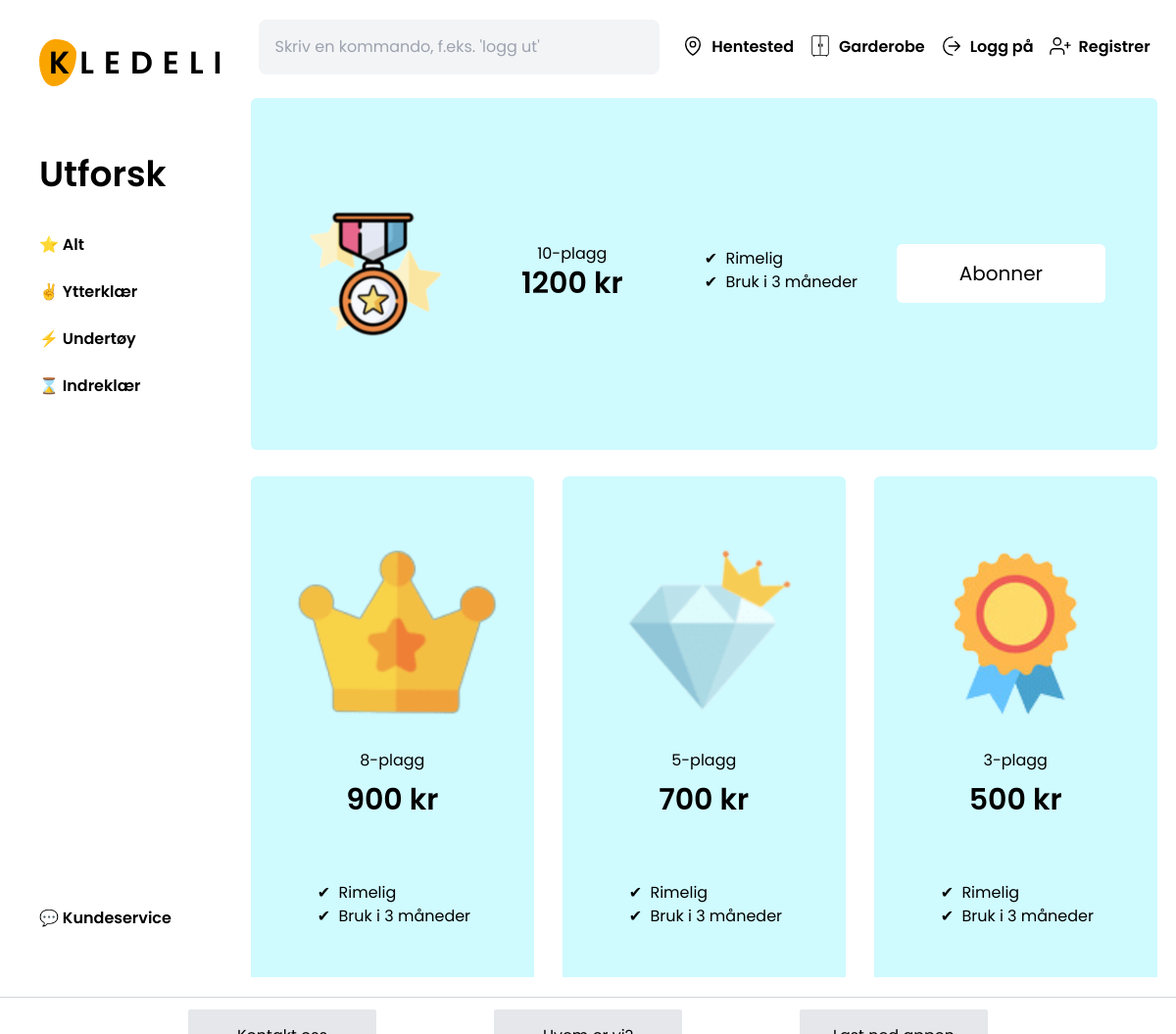
Page /pages/abonnement.php on the committed database.
### tables this page shows
CREATE TABLE IF NOT EXISTS Subscriptions (
  `id` int(11) NOT NULL AUTO_INCREMENT,
  `name` varchar(50) DEFAULT NULL,
  `price` int(11) DEFAULT NULL,
  `features` longtext DEFAULT NULL CHECK (json_valid(`features`)),
  `icon` varchar(100) DEFAULT NULL,
  `max_item` int(11) DEFAULT NULL,
  PRIMARY KEY (`id`)
);

### includes/functions.php (called while the page is built, shortened)
<?php
include_once $_SERVER['DOCUMENT_ROOT'] . '/config.php';
function getCookie($name)
{
    if (isset($_COOKIE[$name])) {
        return $_COOKIE[$name];
    } else {
        return null;
    }
}
function getUserDetailsByID($userID)
{
    global $sqlConnect;
    $sql = "SELECT * FROM Users WHERE id = '{$userID}'";
    $result = $sqlConnect->query($sql);
}
function getSubscriptions()
{
    global $sqlConnect;
    $sql = "SELECT * FROM Subscriptions ORDER BY id";
    $result = $sqlConnect->query($sql);
    if ($result->num_rows > 0) {
        return $result;
    }
}

### pages/abonnement.php (the view, shortened to what this page needs)
<?php
include_once $_SERVER['DOCUMENT_ROOT'] . '/style.php';
include_once $_SERVER['DOCUMENT_ROOT'] . '/config.php';
include_once $_SERVER['DOCUMENT_ROOT'] . '/includes/functions.php';
$userID = getCookie('userID');
$userDetails = getUserDetailsByID($userID);
?>
<!DOCTYPE html>
<html lang="nb">
<head>
</head>
<body class="w-full">
    <section class="main !block md:!flex">
        <?php include_once $_SERVER['DOCUMENT_ROOT'] . '/includes/sidebar.php'; ?>
        <section class="right-section !w-[95%] mx-auto">
            <?php include_once $_SERVER['DOCUMENT_ROOT'] . '/includes/header.php'; ?>
            <section class="body-section">
                <div class="max-h-max-content md:h-[85vh] gap-4 md:gap-[3%] justify-center items-center flex flex-col md:flex-row md:flex-wrap md:overflow-scroll mt-6">
                    <?php
                    $content = getSubscriptions();
                    if ($content) {
                        while ($result = $content->fetch_assoc()) {
                    ?>
                            <?php if ($result['id'] == 1) {
                                if ($userDetails['subscription_id'] == $result['id']) {
                            ?>
                                    <div id="main-sub-item" class="w-[95%] md:w-[96%] h-[350px] md:h-[40%] flex flex-col md:flex-row gap-4 rounded-md items-center justify-center bg-cyan-100 dark:bg-cyan-800 border-2 border-solid border-blue-800">
                                        <img src="<?php echo $result['icon'] ?>" alt="premium" class="h-[28%] md:h-[40%]">
                                        <div class="h-[18%] md:h[30%] md:w-[25%] flex flex-col md:gap-0 text-center md:items-center">
                                            <h2 class=""><?php echo $result['name'] ?></h2>
                                            <span class="text-3xl font-semibold"><?php echo $result['price'] ?> kr</span>
                                        </div>
                                        <ul class="h-[15%] list-none p-0 sub-items-ul">
                                            <?php foreach (json_decode($result['features']) as $feature) { ?>
                                                <li><?php echo $feature ?></li>
                                            <?php } ?>
                                            <li hidden>High Quality</li>
                                            <li hidden>Any color</li>
                                        </ul>
                                        <button onclick="changeSub(<?php echo $result['id'] ?>);" class="w-[90%] mx-auto md:mx-0 md:ml-6 md:w-[23%] bg-white dark:bg-gray-900 text-xl p-4 rounded-md cursor-not-allowed opacity-50" disabled>Abonnert</button>
                                    </div>
                                <?php } else { ?>
                                    <div id="main-sub-item" class="w-[95%] md:w-[96%] h-[350px] md:h-[40%] flex flex-col md:flex-row gap-4 rounded-md items-center justify-center bg-cyan-100 dark:bg-cyan-800">
                                        <img src="<?php echo $result['icon'] ?>" alt="premium" class="h-[28%] md:h-[40%]">
                                        <div class="h-[18%] md:h[30%] md:w-[25%] flex flex-col md:gap-0 text-center md:items-center">
                                            <h2 class=""><?php echo $result['name'] ?></h2>
                                            <span class="text-3xl font-semibold"><?php echo $result['price'] ?> kr</span>
                                        </div>
                                        <ul class="h-[15%] list-none p-0 sub-items-ul">
                                            <?php foreach (json_decode($result['features']) as $feature) { ?>
                                                <li><?php echo $feature ?></li>
                                            <?php } ?>
                                        </ul>
                                        <button onclick="changeSub(<?php echo $result['id'] ?>);" class="w-[90%] mx-auto md:mx-0 md:ml-6 md:w-[23%] bg-white dark:bg-gray-900 text-xl p-4 rounded-md hover:invert">Abonner</button>
                                    </div>
                                <?php }
                            } else {
                                if ($userDetails['subscription_id'] == $result['id']) {
                                ?>
                                    <div class="w-[95%] md:w-[30%] h-[350px] md:h-[75%] rounded-md flex flex-col items-center justify-center bg-cyan-100 dark:bg-cyan-800" style="border: 2px solid darkblue;">
                                        <img src="<?php echo $result['icon'] ?>" alt="premium" class="h-[35%] md:h-[40%]">
                                        <h2 class="h-[5%]"><?php echo $result['name'] ?></h2>
                                        <span class="h-[15%] text-3xl font-semibold"><?php echo $result['price'] ?> kr</span>
                                        <ul class="sub-items-ul">
                                            <?php foreach (json_decode($result['features']) as $feature) { ?>
                                                <li><?php echo $feature ?></li>
                                            <?php } ?>
                                            <li class="opacity05 x-before-li" hidden>High Quality</li>
                                            <li class="opacity05 x-before-li" hidden>Any color</li>
                                        </ul>
                                        <div class="h-[25%] w-full relative">
                                            <button onclick="changeSub(<?php echo $result['id'] ?>);" class="absolute bottom-0 left-1/2 transform -translate-x-1/2 w-[90%] mx-auto bg-white dark:bg-gray-900 text-xl p-4 rounded-md cursor-not-allowed opacity-50 filter-invert" disabled>Abonnert</button>
                                        </div>
                                    </div>
                                <?php } else { ?>
                                    <div class="w-[95%] md:w-[30%] h-[350px] md:h-[75%] rounded-md flex flex-col items-center justify-center bg-cyan-100 dark:bg-cyan-800">
                                        <img src="<?php echo $result['icon'] ?>" alt="premium" class="h-[35%]">
                                        <h2 class="h-[5%]"><?php echo $result['name'] ?></h2>
                                        <span class="h-[15%] text-3xl font-semibold"><?php echo $result['price'] ?> kr</span>
                                        <ul class="sub-items-ul">
                                            <?php foreach (json_decode($result['features']) as $feature) { ?>
                                                <li><?php echo $feature ?></li>
                                            <?php } ?>
                                        </ul>
                                        <div class="h-[25%] w-full relative">
                                        </div>
                                    </div>
                    <?php }
                            }
                        }
                    } ?>
                </div>
            </section>
        </section>
    </section>
    <?php include_once $_SERVER['DOCUMENT_ROOT'] . '/includes/footer.php'; ?>
</body>
</html>

### style.php (style rules this page uses)
* { font-family: 'Poppins', sans-serif; text-decoration: none; color: inherit; }
body { margin: 0; }
button { cursor: pointer; }
section.main { display: flex; margin: 20px 0px 0px 0px; }
section.body-section { margin: 15px 0px 0px 0px; }

### pages/abonnement.php (style rules this page uses)
ul.sub-items-ul li::before { content: "✔"; display: inline-block; width: 20px; text-align: center; margin-right: 5px; }

### rows in the picture
subscriptions: icon (picture), name "10-plagg", price "1200", features "Rimelig", features "Bruk i 3 måneder"
subscriptions: icon (picture), name "8-plagg", price "900", features "Rimelig", features "Bruk i 3 måneder"
subscriptions: icon (picture), name "5-plagg", price "700", features "Rimelig", features "Bruk i 3 måneder"
subscriptions: icon (picture), name "3-plagg", price "500", features "Rimelig", features "Bruk i 3 måneder"
